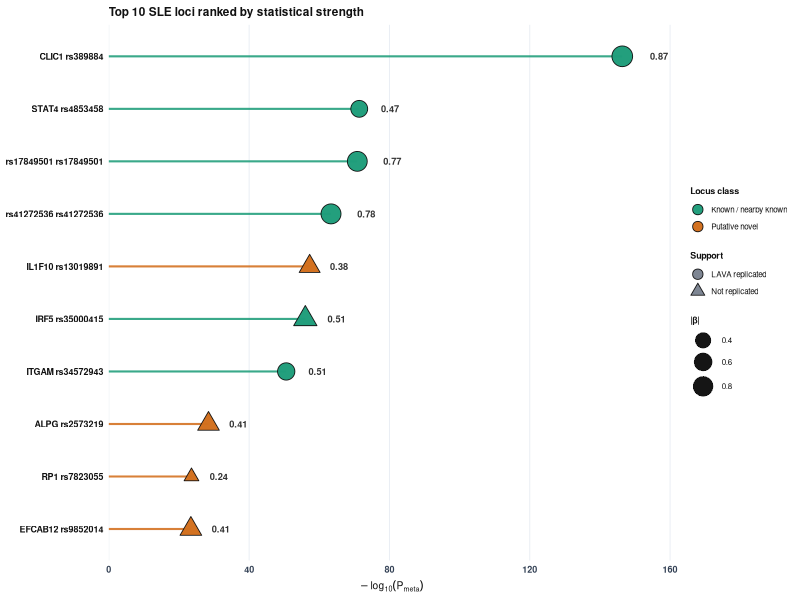
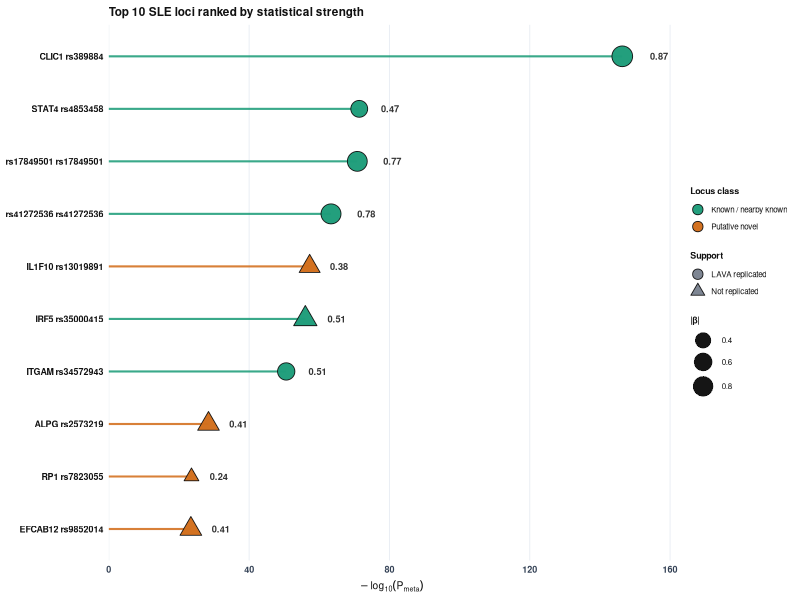

Write the R code that produced these figures, in order.
#!/usr/bin/env Rscript

suppressPackageStartupMessages({
  library(data.table)
  library(ggplot2)
})

clean_text <- function(x) {
  x <- as.character(x)
  x <- trimws(gsub('^"|"$', "", x))
  x[x %in% c("", "NA", "TBD", "character(0)", "Locus_NA")] <- NA_character_
  x
}

dt <- fread("results/Supplementary_Table_1.tsv")
dt[, `:=`(
  P_meta = as.numeric(P_meta),
  BETA = as.numeric(BETA),
  Gene = clean_text(Gene),
  Effector_Gene = clean_text(Effector_Gene),
  Novelty = clean_text(Novelty),
  LAVA_Status = clean_text(LAVA_Status)
)]
dt[, plot_gene := fifelse(!is.na(Effector_Gene), Effector_Gene, fifelse(!is.na(Gene), Gene, RSID))]
dt[, label := paste(plot_gene, RSID)]
dt[, log_p := -log10(P_meta)]
dt[, abs_beta := abs(BETA)]
dt[, locus_class := fifelse(Novelty == "Putative Novel", "Putative novel", "Known / nearby known")]
dt[, support := fifelse(grepl("Confirmed", LAVA_Status), "LAVA replicated", "Not replicated")]

plot_dt <- dt[order(P_meta)][1:10]
plot_dt[, label := factor(label, levels = rev(label))]
plot_dt[, beta_label_x := log_p + 4.2 + (abs_beta * 4.2)]
x_limit <- max(plot_dt$beta_label_x) + 7

class_colors <- c(
  "Known / nearby known" = "#1f9d7a",
  "Putative novel" = "#d26f1d"
)
support_shapes <- c(
  "LAVA replicated" = 21,
  "Not replicated" = 24
)

p <- ggplot(plot_dt, aes(x = log_p, y = label)) +
  geom_segment(
    aes(x = 0, xend = log_p, y = label, yend = label, color = locus_class),
    linewidth = 0.72,
    alpha = 0.88
  ) +
  geom_point(
    aes(fill = locus_class, shape = support, size = abs_beta),
    color = "#111111",
    stroke = 0.45,
    alpha = 0.98
  ) +
  geom_text(
    aes(x = beta_label_x, label = sprintf("%.2f", abs_beta)),
    size = 2.35,
    color = "#333333",
    fontface = "bold",
    hjust = 0
  ) +
  scale_color_manual(values = class_colors, guide = "none") +
  scale_fill_manual(values = class_colors, name = "Locus class") +
  scale_shape_manual(values = support_shapes, name = "Support") +
  scale_size_continuous(name = "|β|", range = c(3.4, 6.7), breaks = c(0.4, 0.6, 0.8)) +
  scale_x_continuous(
    breaks = seq(0, 160, by = 40),
    limits = c(0, x_limit),
    expand = expansion(mult = c(0, 0))
  ) +
  labs(
    title = "Top 10 SLE loci ranked by statistical strength",
    x = expression(-log[10](P[meta])),
    y = NULL
  ) +
  theme_minimal(base_size = 8.5) +
  theme(
    panel.grid.major.y = element_blank(),
    panel.grid.minor = element_blank(),
    panel.grid.major.x = element_line(color = "#e8edf3", linewidth = 0.32),
    axis.text.y = element_text(size = 6.4, color = "#111111", face = "bold"),
    axis.text.x = element_text(size = 6.5, color = "#334155", face = "bold"),
    axis.title.x = element_text(size = 7.4, color = "#111111", face = "bold", margin = margin(t = 4)),
    plot.title = element_text(size = 8.5, color = "#111111", face = "bold", hjust = 0),
    legend.position = "right",
    legend.title = element_text(size = 6.4, color = "#111111", face = "bold"),
    legend.text = element_text(size = 5.8, color = "#111111"),
    legend.key.size = unit(0.15, "in"),
    legend.key.height = unit(0.17, "in"),
    legend.spacing.y = unit(0.04, "in"),
    legend.box.spacing = unit(0.10, "in"),
    plot.margin = margin(5, 5, 4, 4),
    plot.background = element_rect(fill = "white", color = NA),
    panel.background = element_rect(fill = "white", color = NA)
  ) +
  guides(
    fill = guide_legend(
      order = 1,
      override.aes = list(shape = 21, size = 3.2, color = "#111111", stroke = 0.45)
    ),
    shape = guide_legend(
      order = 2,
      override.aes = list(size = 3.2, fill = "#7b8491", color = "#111111", stroke = 0.45)
    ),
    size = guide_legend(
      order = 3,
      override.aes = list(shape = 21, fill = "#111111", color = "#111111", stroke = 0.25)
    )
  )

dir.create("figures", showWarnings = FALSE)
ggsave("figures/Figure_2.png", p, width = 7.25, height = 4.6, dpi = 600, bg = "white")
ggsave("figures/Figure_2.tiff", p, width = 7.25, height = 4.6, dpi = 600, bg = "white", compression = "lzw")

cat("Saved figures/Figure_2.png and figures/Figure_2.tiff at 600 dpi\n")
